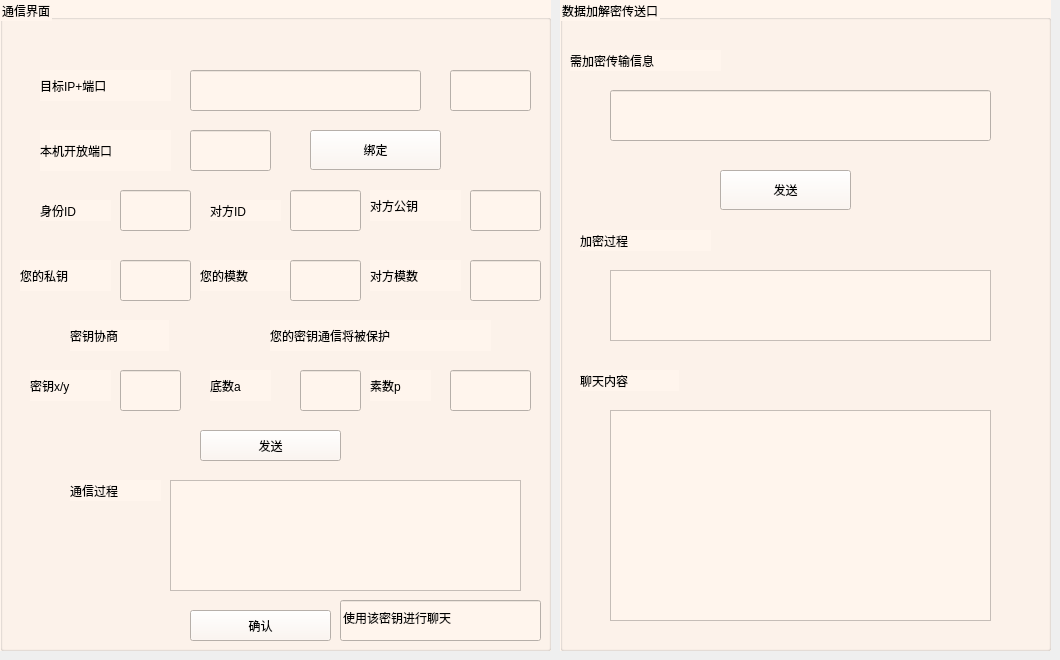
   <widget class="QWidget" name="tab_5">
    <attribute name="title">
     <string>D-H密钥协商机制</string>
    </attribute>
    <widget class="QGroupBox" name="groupBox_10">
     <property name="geometry">
      <rect>
       <x>0</x>
       <y>0</y>
       <width>551</width>
       <height>651</height>
      </rect>
     </property>
     <property name="styleSheet">
      <string notr="true">background-color: rgb(255, 245, 237);
font: 75 9pt &quot;微软雅黑&quot;;</string>
     </property>
     <property name="title">
      <string>通信界面</string>
     </property>
     <widget class="QLineEdit" name="lineEdit_10">
      <property name="geometry">
       <rect>
        <x>190</x>
        <y>70</y>
        <width>231</width>
        <height>41</height>
       </rect>
      </property>
     </widget>
     <widget class="QLabel" name="label_23">
      <property name="geometry">
       <rect>
        <x>70</x>
        <y>480</y>
        <width>91</width>
        <height>21</height>
       </rect>
      </property>
      <property name="text">
       <string>通信过程</string>
      </property>
     </widget>
     <widget class="QLabel" name="label_25">
      <property name="geometry">
       <rect>
        <x>30</x>
        <y>370</y>
        <width>81</width>
        <height>31</height>
       </rect>
      </property>
      <property name="text">
       <string>密钥x/y</string>
      </property>
     </widget>
     <widget class="QLineEdit" name="lineEdit_11">
      <property name="geometry">
       <rect>
        <x>120</x>
        <y>370</y>
        <width>61</width>
        <height>41</height>
       </rect>
      </property>
     </widget>
     <widget class="QLabel" name="label_27">
      <property name="geometry">
       <rect>
        <x>40</x>
        <y>70</y>
        <width>131</width>
        <height>31</height>
       </rect>
      </property>
      <property name="text">
       <string>目标IP+端口</string>
      </property>
     </widget>
     <widget class="QPushButton" name="pushButton_5">
      <property name="geometry">
       <rect>
        <x>190</x>
        <y>610</y>
        <width>141</width>
        <height>31</height>
       </rect>
      </property>
      <property name="text">
       <string>确认</string>
      </property>
     </widget>
     <widget class="QPushButton" name="pushButton_7">
      <property name="geometry">
       <rect>
        <x>200</x>
        <y>430</y>
        <width>141</width>
        <height>31</height>
       </rect>
      </property>
      <property name="text">
       <string>发送</string>
      </property>
     </widget>
     <widget class="QLineEdit" name="lineEdit_14">
      <property name="geometry">
       <rect>
        <x>340</x>
        <y>600</y>
        <width>201</width>
        <height>41</height>
       </rect>
      </property>
      <property name="text">
       <string>使用该密钥进行聊天</string>
      </property>
     </widget>
     <widget class="QLineEdit" name="lineEdit_16">
      <property name="geometry">
       <rect>
        <x>450</x>
        <y>70</y>
        <width>81</width>
        <height>41</height>
       </rect>
      </property>
     </widget>
     <widget class="QLabel" name="label_30">
      <property name="geometry">
       <rect>
        <x>40</x>
        <y>130</y>
        <width>131</width>
        <height>41</height>
       </rect>
      </property>
      <property name="text">
       <string>本机开放端口</string>
      </property>
     </widget>
     <widget class="QLineEdit" name="lineEdit_13">
      <property name="geometry">
       <rect>
        <x>190</x>
        <y>130</y>
        <width>81</width>
        <height>41</height>
       </rect>
      </property>
     </widget>
     <widget class="QPushButton" name="pushButton_9">
      <property name="geometry">
       <rect>
        <x>310</x>
        <y>130</y>
        <width>131</width>
        <height>40</height>
       </rect>
      </property>
      <property name="text">
       <string>绑定</string>
      </property>
     </widget>
     <widget class="QLineEdit" name="lineEdit_23">
      <property name="geometry">
       <rect>
        <x>120</x>
        <y>190</y>
        <width>71</width>
        <height>41</height>
       </rect>
      </property>
     </widget>
     <widget class="QLabel" name="label_41">
      <property name="geometry">
       <rect>
        <x>40</x>
        <y>200</y>
        <width>71</width>
        <height>21</height>
       </rect>
      </property>
      <property name="text">
       <string>身份ID</string>
      </property>
     </widget>
     <widget class="QLineEdit" name="lineEdit_24">
      <property name="geometry">
       <rect>
        <x>300</x>
        <y>370</y>
        <width>61</width>
        <height>41</height>
       </rect>
      </property>
     </widget>
     <widget class="QLabel" name="label_42">
      <property name="geometry">
       <rect>
        <x>210</x>
        <y>370</y>
        <width>61</width>
        <height>31</height>
       </rect>
      </property>
      <property name="text">
       <string>底数a</string>
      </property>
     </widget>
     <widget class="QLabel" name="label_43">
      <property name="geometry">
       <rect>
        <x>370</x>
        <y>370</y>
        <width>61</width>
        <height>31</height>
       </rect>
      </property>
      <property name="text">
       <string>素数p</string>
      </property>
     </widget>
     <widget class="QLineEdit" name="lineEdit_25">
      <property name="geometry">
       <rect>
        <x>450</x>
        <y>370</y>
        <width>81</width>
        <height>41</height>
       </rect>
      </property>
     </widget>
     <widget class="QLabel" name="label_45">
      <property name="geometry">
       <rect>
        <x>210</x>
        <y>200</y>
        <width>71</width>
        <height>21</height>
       </rect>
      </property>
      <property name="text">
       <string>对方ID</string>
      </property>
     </widget>
     <widget class="QLineEdit" name="lineEdit_26">
      <property name="geometry">
       <rect>
        <x>290</x>
        <y>190</y>
        <width>71</width>
        <height>41</height>
       </rect>
      </property>
     </widget>
     <widget class="QTextBrowser" name="textBrowser_2">
      <property name="geometry">
       <rect>
        <x>170</x>
        <y>480</y>
        <width>351</width>
        <height>111</height>
       </rect>
      </property>
     </widget>
     <widget class="QLabel" name="label_46">
      <property name="geometry">
       <rect>
        <x>20</x>
        <y>260</y>
        <width>91</width>
        <height>31</height>
       </rect>
      </property>
      <property name="text">
       <string>您的私钥</string>
      </property>
     </widget>
     <widget class="QLineEdit" name="lineEdit_27">
      <property name="geometry">
       <rect>
        <x>120</x>
        <y>260</y>
        <width>71</width>
        <height>41</height>
       </rect>
      </property>
     </widget>
     <widget class="QLineEdit" name="lineEdit_28">
      <property name="geometry">
       <rect>
        <x>470</x>
        <y>190</y>
        <width>71</width>
        <height>41</height>
       </rect>
      </property>
     </widget>
     <widget class="QLabel" name="label_47">
      <property name="geometry">
       <rect>
        <x>370</x>
        <y>190</y>
        <width>91</width>
        <height>31</height>
       </rect>
      </property>
      <property name="text">
       <string>对方公钥</string>
      </property>
     </widget>
     <widget class="QLabel" name="label_48">
      <property name="geometry">
       <rect>
        <x>200</x>
        <y>260</y>
        <width>91</width>
        <height>31</height>
       </rect>
      </property>
      <property name="text">
       <string>您的模数</string>
      </property>
     </widget>
     <widget class="QLineEdit" name="lineEdit_29">
      <property name="geometry">
       <rect>
        <x>290</x>
        <y>260</y>
        <width>71</width>
        <height>41</height>
       </rect>
      </property>
     </widget>
     <widget class="QLabel" name="label_49">
      <property name="geometry">
       <rect>
        <x>370</x>
        <y>260</y>
        <width>91</width>
        <height>31</height>
       </rect>
      </property>
      <property name="text">
       <string>对方模数</string>
      </property>
     </widget>
     <widget class="QLineEdit" name="lineEdit_30">
      <property name="geometry">
       <rect>
        <x>470</x>
        <y>260</y>
        <width>71</width>
        <height>41</height>
       </rect>
      </property>
     </widget>
     <widget class="QLabel" name="label_24">
      <property name="geometry">
       <rect>
        <x>270</x>
        <y>320</y>
        <width>221</width>
        <height>31</height>
       </rect>
      </property>
      <property name="text">
       <string>您的密钥通信将被保护</string>
      </property>
     </widget>
     <widget class="QLabel" name="label_44">
      <property name="geometry">
       <rect>
        <x>70</x>
        <y>320</y>
        <width>99</width>
        <height>31</height>
       </rect>
      </property>
      <property name="text">
       <string>密钥协商</string>
      </property>
     </widget>
    </widget>
    <widget class="QGroupBox" name="groupBox_11">
     <property name="geometry">
      <rect>
       <x>560</x>
       <y>0</y>
       <width>491</width>
       <height>651</height>
      </rect>
     </property>
     <property name="styleSheet">
      <string notr="true">background-color: rgb(255, 245, 237);</string>
     </property>
     <property name="title">
      <string>数据加解密传送口</string>
     </property>
     <widget class="QLineEdit" name="lineEdit_15">
      <property name="geometry">
       <rect>
        <x>50</x>
        <y>90</y>
        <width>381</width>
        <height>51</height>
       </rect>
      </property>
     </widget>
     <widget class="QLabel" name="label_26">
      <property name="geometry">
       <rect>
        <x>10</x>
        <y>50</y>
        <width>151</width>
        <height>21</height>
       </rect>
      </property>
      <property name="text">
       <string>需加密传输信息</string>
      </property>
     </widget>
     <widget class="QPushButton" name="pushButton_8">
      <property name="geometry">
       <rect>
        <x>160</x>
        <y>170</y>
        <width>131</width>
        <height>40</height>
       </rect>
      </property>
      <property name="text">
       <string>发送</string>
      </property>
     </widget>
     <widget class="QTextEdit" name="textEdit_10">
      <property name="geometry">
       <rect>
        <x>50</x>
        <y>270</y>
        <width>381</width>
        <height>71</height>
       </rect>
      </property>
     </widget>
     <widget class="QLabel" name="label_33">
      <property name="geometry">
       <rect>
        <x>20</x>
        <y>230</y>
        <width>131</width>
        <height>21</height>
       </rect>
      </property>
      <property name="text">
       <string>加密过程</string>
      </property>
     </widget>
     <widget class="QLabel" name="label_34">
      <property name="geometry">
       <rect>
        <x>20</x>
        <y>370</y>
        <width>99</width>
        <height>21</height>
       </rect>
      </property>
      <property name="text">
       <string>聊天内容</string>
      </property>
     </widget>
     <widget class="QTextBrowser" name="textBrowser">
      <property name="geometry">
       <rect>
        <x>50</x>
        <y>410</y>
        <width>381</width>
        <height>211</height>
       </rect>
      </property>
     </widget>
    </widget>
   </widget>
